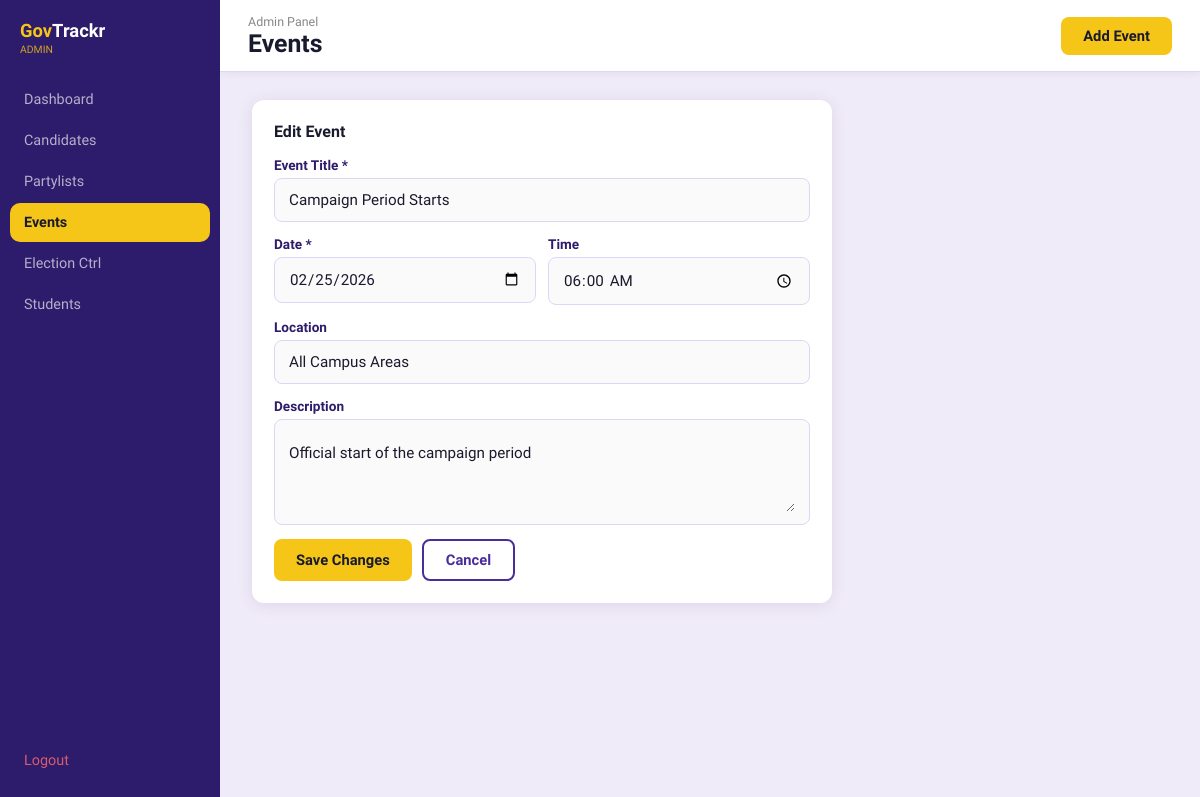
Screenshot of /admin/events.php?edit=2 (signed in) with the database file from the repository.
### tables this page shows
CREATE TABLE IF NOT EXISTS events (
    id          INT          AUTO_INCREMENT PRIMARY KEY,
    title       VARCHAR(200) NOT NULL,
    description TEXT,
    event_date  DATE         NOT NULL,
    event_time  TIME         DEFAULT NULL,
    location    VARCHAR(200) DEFAULT NULL,
    created_by  INT          DEFAULT NULL,
    created_at  TIMESTAMP    NOT NULL DEFAULT CURRENT_TIMESTAMP,
    FOREIGN KEY (created_by) REFERENCES users(id) ON DELETE SET NULL
);

### admin/events.php (the view, shortened to what this page needs)
<?php
require_once 'auth_guard.php';
$edit_ev = null;
if (isset($_GET['edit'])) {
    $edit_ev = $conn->query("SELECT * FROM events WHERE id=" . (int)$_GET['edit'])->fetch_assoc();
}
$show_form = (isset($_GET['action']) && $_GET['action'] === 'add') || $edit_ev;
?>
<!DOCTYPE html>
<html lang="en">
<head><meta charset="UTF-8"><title>GovTrackr — Events</title><link rel="stylesheet" href="../css/styles.css"></head>
<body class="dash-body">
<?php include 'sidebar.php'; ?>
<div style="flex:1;display:flex;flex-direction:column;">
<header class="topbar">
    <div class="topbar-left"><p class="topbar-welcome">Admin Panel</p><h1 class="topbar-title">Events</h1></div>
    <div class="topbar-right"><a href="events.php?action=add" class="btn btn-gold">Add Event</a></div>
</header>
<main class="dash-content">
    <?php if ($show_form): ?>
    <div class="card" style="max-width:580px;">
        <h3 class="card-title"><?= $edit_ev ? 'Edit Event' : 'Add Event' ?></h3>
        <form method="POST" action="">
            <div class="form-group">
                <label class="form-label">Event Title *</label>
                <div class="input-wrap"><input type="text" name="title" required value="<?= htmlspecialchars($edit_ev['title'] ?? '') ?>"></div>
            </div>
            <div class="input-row">
                <div class="form-group">
                    <label class="form-label">Date *</label>
                    <div class="input-wrap"><input type="date" name="event_date" required value="<?= $edit_ev['event_date'] ?? '' ?>"></div>
                </div>
                <div class="form-group">
                    <label class="form-label">Time</label>
                    <div class="input-wrap"><input type="time" name="event_time" value="<?= $edit_ev['event_time'] ?? '' ?>"></div>
                </div>
            </div>
            <div class="form-group">
                <label class="form-label">Location</label>
                <div class="input-wrap"><input type="text" name="location" placeholder="e.g. HAU Gym" value="<?= htmlspecialchars($edit_ev['location'] ?? '') ?>"></div>
            </div>
            <div class="form-group">
                <label class="form-label">Description</label>
                <div class="input-wrap" style="align-items:flex-start;padding:12px 14px;">
                    <textarea name="description" rows="3" style="border:none;outline:none;background:transparent;width:100%;"><?= htmlspecialchars($edit_ev['description'] ?? '') ?></textarea>
                </div>
            </div>
            <div style="display:flex;gap:10px;">
                <button type="submit" class="btn btn-gold"><?= $edit_ev ? 'Save Changes' : 'Add Event' ?></button>
                <a href="events.php" class="btn btn-outline">Cancel</a>
            </div>
        </form>
    </div>
    <?php endif; ?>
</main>
</div>
</body>
</html>

### css/styles.css (style rules this page uses)
*, *::before, *::after { box-sizing: border-box; margin: 0; padding: 0; }
:root { --purple-dark: #2D1B6B; --purple-mid: #4A2D9B; --purple-light: #7B5EA7; --purple-soft: #EDE8FB; --gold: #F5C518; --gold-dark: #D4A800; --gold-light: #FFF8D6; --bg: #F0EBF8; --card: #FFFFFF; --text: #1A1A2E; --muted: #888; --border: #DDD6F5; --danger: #E74C3C; --success: #27AE60; --sidebar-w: 220px; --sidebar-w-col: 60px; --topbar-h: 72px; --radius: 12px; --shadow: 0 2px 16px rgba(45,27,107,.10); }
body { font-family: 'Kodchasan', sans-serif !important; color: var(--text); background: var(--bg); font-size: 15px; }
a { text-decoration: none; color: inherit; }
input, textarea, select, button { font-family: inherit; }
.btn { display: inline-flex; align-items: center; gap: 6px; padding: 10px 22px; border-radius: 8px; border: none; cursor: pointer; font-weight: 600; font-size: 0.92rem; transition: filter .15s, transform .1s; }
.btn-gold { background: var(--gold); color: var(--text); }
.btn-outline { background: transparent; border: 2px solid var(--purple-mid); color: var(--purple-mid); }
.form-group { margin-bottom: 14px; }
.form-label { display: block; font-size: 0.85rem; font-weight: 600; color: var(--purple-dark); margin-bottom: 5px; }
.input-wrap { display: flex; align-items: center; gap: 10px; border: 1.5px solid var(--border); border-radius: 8px; padding: 0 14px; background: #FAFAFA; transition: border-color .2s; }
.input-wrap input, .input-wrap textarea, .input-wrap select { border: none; outline: none; background: transparent; width: 100%; padding: 12px 0; font-size: 0.95rem; color: var(--text); }
.input-row { display: flex; gap: 12px; }
.input-row .form-group { flex: 1; }
textarea { resize: vertical; min-height: 80px; }
.dash-body { display: flex; min-height: 100vh; }
.topbar { position: fixed; top: 0; left: var(--sidebar-w); right: 0; height: var(--topbar-h); background: #fff; border-bottom: 1px solid var(--border); display: flex; align-items: center; justify-content: space-between; padding: 0 28px; z-index: 100; box-shadow: 0 2px 8px rgba(45,27,107,.06); }
.topbar-welcome { font-size: 0.78rem; color: var(--muted); }
.topbar-title { font-size: 1.55rem; font-weight: 800; color: var(--text); }
.topbar-right { display: flex; align-items: center; gap: 16px; }
.dash-content { margin-left: var(--sidebar-w); margin-top: var(--topbar-h); padding: 28px 32px; min-height: calc(100vh - var(--topbar-h)); display: flex; flex-direction: column; gap: 24px; }
.card { background: var(--card); border-radius: var(--radius); padding: 22px; box-shadow: var(--shadow); }
.card-title { font-size: 1rem; font-weight: 700; color: var(--text); margin-bottom: 16px; }

### rows the page displays
events: title "Campaign Period Starts", event_date "02/25/2026", event_time "06:00:00", location "All Campus Areas", description "Official start of the campaign period"

### other values shown
$p['label'] "Dashboard"
$p['label'] "Candidates"
$p['label'] "Partylists"
$p['label'] "Events"
$p['label'] "Election Ctrl"
$p['label'] "Students"
